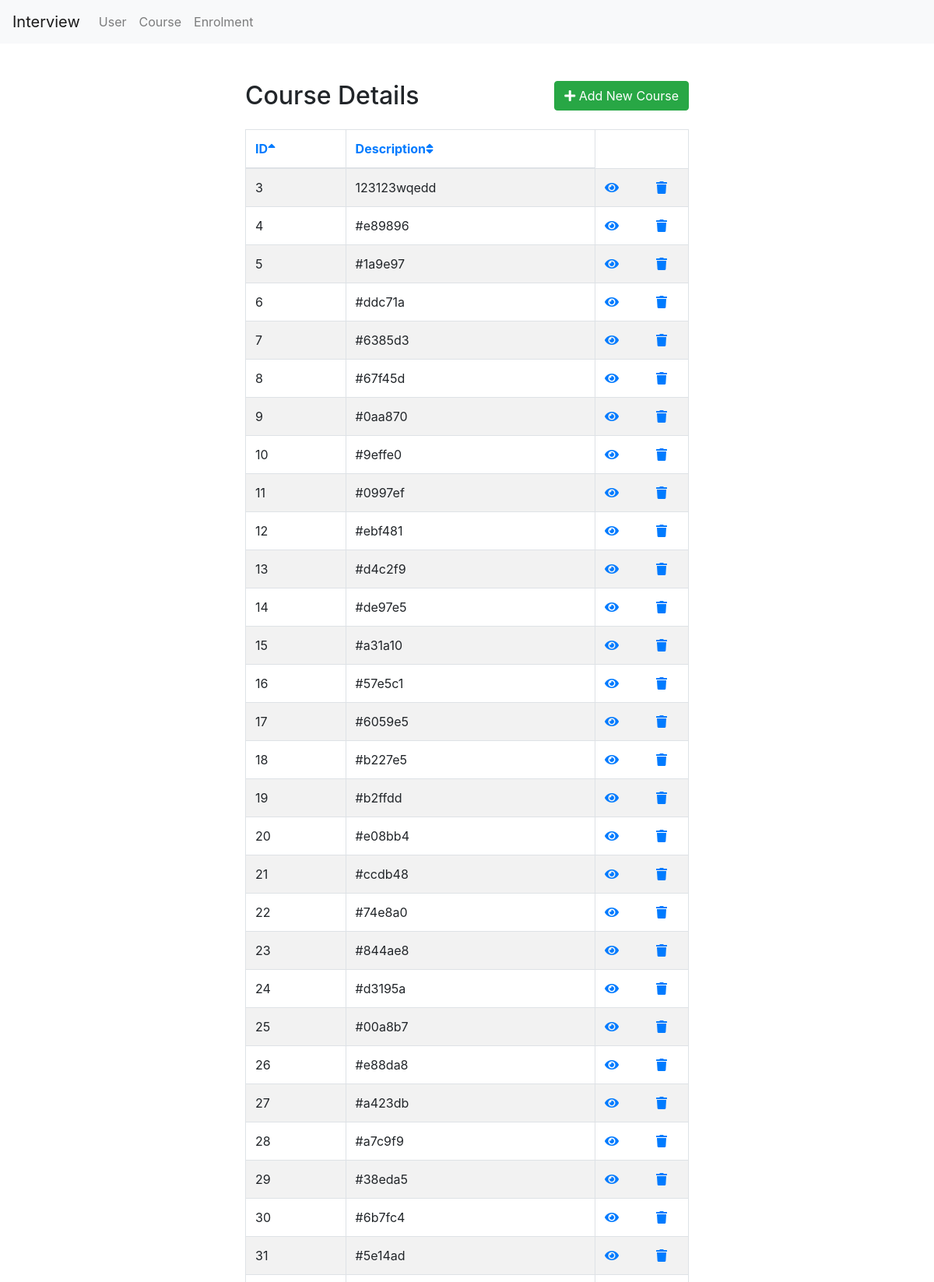
Page /Course/index.php (upper part) on the committed database.
### tables this page shows
CREATE TABLE `course` (
  `ID` int(11) NOT NULL,
  `description` varchar(255) NOT NULL
);

### Course/index.php (the view, shortened to what this page needs)
<!DOCTYPE html>
<html lang="en">
<head>
    <link rel="stylesheet" href="https://stackpath.bootstrapcdn.com/bootstrap/4.5.2/css/bootstrap.min.css">
    <link rel="stylesheet" href="https://maxcdn.bootstrapcdn.com/font-awesome/4.7.0/css/font-awesome.min.css">
    <link rel="stylesheet" href="https://use.fontawesome.com/releases/v5.3.1/css/all.css">
</head>
<body>
<nav class="navbar navbar-expand-lg navbar-light bg-light">
        <a class="navbar-brand" href="<?php echo 'http://localhost/interview'; ?>">Interview</a>
        <div class="collapse navbar-collapse" id="navbarNavAltMarkup">
            <div class="navbar-nav">
                <a class="nav-item nav-link" href="<?php echo 'http://localhost/interview/User/index.php'; ?>">User</a>
                <a class="nav-item nav-link" href="<?php echo 'http://localhost/interview/Course/index.php'; ?>">Course</a>
                <a class="nav-item nav-link " href="<?php echo 'http://localhost/interview/Enrolment/index.php'; ?>">Enrolment</a>
            </div>
        </div>
    </nav>
    <div class="wrapper">
        <div class="container-fluid">
            <div class="row">
                <div class="col-md-12">
                    <div class="mt-5 mb-3 clearfix">
                        <h2 class="pull-left">Course Details</h2>
                        <a href="create.php" class="btn btn-success pull-right"><i class="fa fa-plus"></i> Add New Course</a>
                    </div>
                    <?php
                    require_once "../config.php";
                    $columns = array('ID','description');
                    $column = isset($_GET['column']) && in_array($_GET['column'], $columns) ? $_GET['column'] : $columns[0];
                    $sort_order = isset($_GET['order']) && strtolower($_GET['order']) == 'desc' ? 'DESC' : 'ASC';
                    $sql = "SELECT * FROM course ORDER BY " .  $column . ' ' . $sort_order;
                    $up_or_down = str_replace(array('ASC','DESC'), array('up','down'), $sort_order);
                    $asc_or_desc = $sort_order == 'ASC' ? 'desc' : 'asc';
                    if($result = mysqli_query($link, $sql)){
                        if(mysqli_num_rows($result) > 0){
                            ?>
                            <table class="table table-bordered table-striped">
                                <thead>
                                    <tr>
                                       <th><a href="index.php?column=ID&order=<?php echo $asc_or_desc; ?>">ID<i class="fas fa-sort<?php echo $column == 'ID' ? '-' . $up_or_down : ''; ?>"></i></a></th>
                                        <th><a href="index.php?column=Description&order=<?php echo $asc_or_desc; ?>">Description<i class="fas fa-sort<?php echo $column == 'Description' ? '-' . $up_or_down : ''; ?>"></i></a></th>
                                    </tr>
                                </thead>
                                <tbody>
                                    <?php
                                while($row = mysqli_fetch_array($result)){
                                    echo "<tr>";
                                        echo "<td>" . $row['ID'] . "</td>";
                                        echo "<td>" . $row['description'] . "</td>";
                                        echo "<td>";
                                            echo '<a href="read.php?id='. $row['ID'] .'" class="mr-3" title="View Record" data-toggle="tooltip"><span class="fa fa-eye"></span></a>';
                                            echo '<a href="update.php?id='. $row['ID'] .'" class="mr-3" title="Update Record" data-toggle="tooltip"><span class="fa fa-pencil"></span></a>';
                                            echo '<a href="delete.php?id='. $row['ID'] .'" title="Delete Record" data-toggle="tooltip"><span class="fa fa-trash"></span></a>';
                                        echo "</td>";
                                    echo "</tr>";
                                }
                                echo "</tbody>";
                            echo "</table>";
                        } else{
                            echo '<div class="alert alert-danger"><em>No records were found.</em></div>';
                        }
                    } else{
                        echo "Oops! Something went wrong. Please try again later.";
                    }
                    ?>
                </div>
            </div>
        </div>
    </div>
</body>
</html>

### Course/index.php (style rules this page uses)
.wrapper { width: 600px; margin: 0 auto; }
table tr td:last-child { width: 120px; }

### rows in the picture
course: ID "3", description "123123wqedd"
course: ID "4", description "#e89896"
course: ID "5", description "#1a9e97"
course: ID "6", description "#ddc71a"
course: ID "7", description "#6385d3"
course: ID "8", description "#67f45d"
course: ID "9", description "#0aa870"
course: ID "10", description "#9effe0"
course: ID "11", description "#0997ef"
course: ID "12", description "#ebf481"
course: ID "13", description "#d4c2f9"
course: ID "14", description "#de97e5"
course: ID "15", description "#a31a10"
course: ID "16", description "#57e5c1"
course: ID "17", description "#6059e5"
course: ID "18", description "#b227e5"
course: ID "19", description "#b2ffdd"
course: ID "20", description "#e08bb4"
course: ID "21", description "#ccdb48"
course: ID "22", description "#74e8a0"
course: ID "23", description "#844ae8"
course: ID "24", description "#d3195a"
course: ID "25", description "#00a8b7"
course: ID "26", description "#e88da8"
course: ID "27", description "#a423db"
course: ID "28", description "#a7c9f9"
course: ID "29", description "#38eda5"
course: ID "30", description "#6b7fc4"
course: ID "31", description "#5e14ad"
